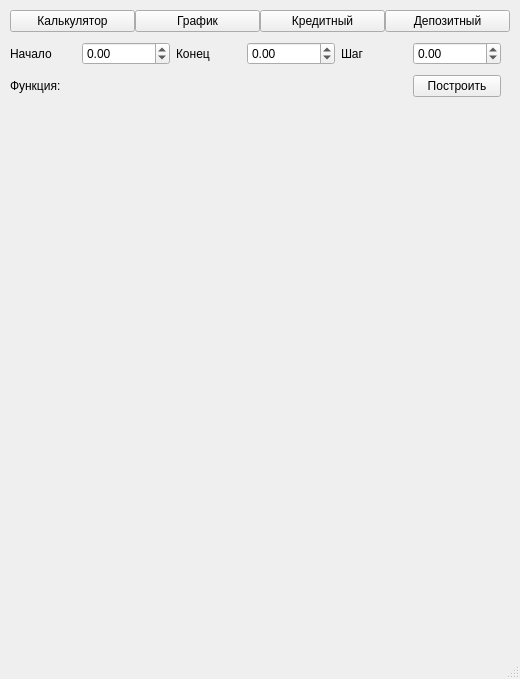
<?xml version="1.0" encoding="UTF-8"?>
<ui version="4.0">
 <class>MainWindow</class>
 <widget class="QMainWindow" name="MainWindow">
  <property name="geometry">
   <rect>
    <x>0</x>
    <y>0</y>
    <width>520</width>
    <height>679</height>
   </rect>
  </property>
  <property name="sizePolicy">
   <sizepolicy hsizetype="Preferred" vsizetype="Preferred">
    <horstretch>0</horstretch>
    <verstretch>0</verstretch>
   </sizepolicy>
  </property>
  <property name="windowTitle">
   <string>MainWindow</string>
  </property>
  <widget class="QWidget" name="centralwidget">
   <property name="sizePolicy">
    <sizepolicy hsizetype="Expanding" vsizetype="Expanding">
     <horstretch>0</horstretch>
     <verstretch>0</verstretch>
    </sizepolicy>
   </property>
   <property name="tabletTracking">
    <bool>false</bool>
   </property>
   <layout class="QVBoxLayout" name="verticalLayout" stretch="0,0">
    <property name="spacing">
     <number>0</number>
    </property>
    <property name="leftMargin">
     <number>10</number>
    </property>
    <property name="topMargin">
     <number>10</number>
    </property>
    <property name="rightMargin">
     <number>10</number>
    </property>
    <property name="bottomMargin">
     <number>0</number>
    </property>
    <item>
     <layout class="QHBoxLayout" name="navigation">
      <item>
       <widget class="QPushButton" name="goto_calc">
        <property name="text">
         <string>Калькулятор</string>
        </property>
       </widget>
      </item>
      <item>
       <widget class="QPushButton" name="goto_graph">
        <property name="text">
         <string>График</string>
        </property>
       </widget>
      </item>
      <item>
       <widget class="QPushButton" name="goto_credit">
        <property name="text">
         <string>Кредитный</string>
        </property>
       </widget>
      </item>
      <item>
       <widget class="QPushButton" name="goto_deposit">
        <property name="text">
         <string>Депозитный</string>
        </property>
       </widget>
      </item>
     </layout>
    </item>
    <item>
     <widget class="QStackedWidget" name="pages">
      <property name="minimumSize">
       <size>
        <width>400</width>
        <height>600</height>
       </size>
      </property>
      <property name="currentIndex">
       <number>1</number>
      </property>
      <widget class="QWidget" name="page_1">
       <property name="sizePolicy">
        <sizepolicy hsizetype="Expanding" vsizetype="Expanding">
         <horstretch>0</horstretch>
         <verstretch>0</verstretch>
        </sizepolicy>
       </property>
       <property name="layoutDirection">
        <enum>Qt::LeftToRight</enum>
       </property>
       <widget class="QWidget" name="main_page1" native="true">
        <property name="geometry">
         <rect>
          <x>-5</x>
          <y>20</y>
          <width>511</width>
          <height>581</height>
         </rect>
        </property>
        <property name="sizePolicy">
         <sizepolicy hsizetype="Expanding" vsizetype="Expanding">
          <horstretch>0</horstretch>
          <verstretch>0</verstretch>
         </sizepolicy>
        </property>
        <layout class="QVBoxLayout" name="verticalLayout_4" stretch="1,1,6">
         <item>
          <layout class="QGridLayout" name="input_grid">
           <property name="sizeConstraint">
            <enum>QLayout::SetDefaultConstraint</enum>
           </property>
           <item row="0" column="0">
            <widget class="QLabel" name="input">
             <property name="font">
              <font>
               <pointsize>16</pointsize>
              </font>
             </property>
             <property name="text">
              <string/>
             </property>
             <property name="alignment">
              <set>Qt::AlignRight|Qt::AlignTrailing|Qt::AlignVCenter</set>
             </property>
            </widget>
           </item>
          </layout>
         </item>
         <item>
          <layout class="QGridLayout" name="function_grid">
           <item row="0" column="0">
            <widget class="QToolButton" name="trigonometry">
             <property name="sizePolicy">
              <sizepolicy hsizetype="Preferred" vsizetype="Preferred">
               <horstretch>0</horstretch>
               <verstretch>0</verstretch>
              </sizepolicy>
             </property>
             <property name="font">
              <font>
               <pointsize>16</pointsize>
              </font>
             </property>
             <property name="text">
              <string>Тригонометрия</string>
             </property>
            </widget>
           </item>
           <item row="0" column="1">
            <widget class="QWidget" name="widget" native="true">
             <layout class="QHBoxLayout" name="horizontalLayout">
              <item>
               <widget class="QLabel" name="label">
                <property name="font">
                 <font>
                  <pointsize>16</pointsize>
                 </font>
                </property>
                <property name="text">
                 <string>x =</string>
                </property>
               </widget>
              </item>
              <item>
               <widget class="QDoubleSpinBox" name="x_value"/>
              </item>
             </layout>
            </widget>
           </item>
          </layout>
         </item>
         <item>
          <layout class="QGridLayout" name="controls" rowstretch="0,0,0,0,0,0,0,0" columnstretch="0,0,0,0,0">
           <property name="verticalSpacing">
            <number>6</number>
           </property>
           <item row="2" column="4">
            <widget class="QPushButton" name="divide">
             <property name="sizePolicy">
              <sizepolicy hsizetype="Expanding" vsizetype="Expanding">
               <horstretch>0</horstretch>
               <verstretch>0</verstretch>
              </sizepolicy>
             </property>
             <property name="font">
              <font>
               <pointsize>16</pointsize>
              </font>
             </property>
             <property name="text">
              <string>/</string>
             </property>
             <property name="flat">
              <bool>false</bool>
             </property>
            </widget>
           </item>
           <item row="3" column="3">
            <widget class="QPushButton" name="number9">
             <property name="sizePolicy">
              <sizepolicy hsizetype="Expanding" vsizetype="Expanding">
               <horstretch>0</horstretch>
               <verstretch>0</verstretch>
              </sizepolicy>
             </property>
             <property name="font">
              <font>
               <pointsize>16</pointsize>
              </font>
             </property>
             <property name="text">
              <string>9</string>
             </property>
             <property name="flat">
              <bool>false</bool>
             </property>
            </widget>
           </item>
           <item row="7" column="4">
            <widget class="QPushButton" name="finish">
             <property name="sizePolicy">
              <sizepolicy hsizetype="Expanding" vsizetype="Expanding">
               <horstretch>0</horstretch>
               <verstretch>0</verstretch>
              </sizepolicy>
             </property>
             <property name="font">
              <font>
               <pointsize>16</pointsize>
              </font>
             </property>
             <property name="text">
              <string>=</string>
             </property>
             <property name="flat">
              <bool>false</bool>
             </property>
            </widget>
           </item>
           <item row="4" column="3">
            <widget class="QPushButton" name="number6">
             <property name="sizePolicy">
              <sizepolicy hsizetype="Expanding" vsizetype="Expanding">
               <horstretch>0</horstretch>
               <verstretch>0</verstretch>
              </sizepolicy>
             </property>
             <property name="font">
              <font>
               <pointsize>16</pointsize>
              </font>
             </property>
             <property name="text">
              <string>6</string>
             </property>
             <property name="flat">
              <bool>false</bool>
             </property>
            </widget>
           </item>
           <item row="5" column="1">
            <widget class="QPushButton" name="number1">
             <property name="sizePolicy">
              <sizepolicy hsizetype="Expanding" vsizetype="Expanding">
               <horstretch>0</horstretch>
               <verstretch>0</verstretch>
              </sizepolicy>
             </property>
             <property name="font">
              <font>
               <pointsize>16</pointsize>
              </font>
             </property>
             <property name="text">
              <string>1</string>
             </property>
             <property name="flat">
              <bool>false</bool>
             </property>
            </widget>
           </item>
           <item row="5" column="0">
            <widget class="QPushButton" name="log">
             <property name="sizePolicy">
              <sizepolicy hsizetype="Expanding" vsizetype="Expanding">
               <horstretch>0</horstretch>
               <verstretch>0</verstretch>
              </sizepolicy>
             </property>
             <property name="font">
              <font>
               <pointsize>16</pointsize>
              </font>
             </property>
             <property name="text">
              <string>log</string>
             </property>
            </widget>
           </item>
           <item row="4" column="4">
            <widget class="QPushButton" name="minus">
             <property name="sizePolicy">
              <sizepolicy hsizetype="Expanding" vsizetype="Expanding">
               <horstretch>0</horstretch>
               <verstretch>0</verstretch>
              </sizepolicy>
             </property>
             <property name="font">
              <font>
               <pointsize>16</pointsize>
              </font>
             </property>
             <property name="text">
              <string>-</string>
             </property>
             <property name="flat">
              <bool>false</bool>
             </property>
            </widget>
           </item>
           <item row="7" column="0">
            <widget class="QPushButton" name="ln">
             <property name="sizePolicy">
              <sizepolicy hsizetype="Expanding" vsizetype="Expanding">
               <horstretch>0</horstretch>
               <verstretch>0</verstretch>
              </sizepolicy>
             </property>
             <property name="font">
              <font>
               <pointsize>16</pointsize>
              </font>
             </property>
             <property name="text">
              <string>ln</string>
             </property>
            </widget>
           </item>
           <item row="2" column="3">
            <widget class="QPushButton" name="backspace">
             <property name="sizePolicy">
              <sizepolicy hsizetype="Expanding" vsizetype="Expanding">
               <horstretch>0</horstretch>
               <verstretch>0</verstretch>
              </sizepolicy>
             </property>
             <property name="font">
              <font>
               <pointsize>16</pointsize>
              </font>
             </property>
             <property name="text">
              <string>&lt;-</string>
             </property>
            </widget>
           </item>
           <item row="5" column="3">
            <widget class="QPushButton" name="number3">
             <property name="sizePolicy">
              <sizepolicy hsizetype="Expanding" vsizetype="Expanding">
               <horstretch>0</horstretch>
               <verstretch>0</verstretch>
              </sizepolicy>
             </property>
             <property name="font">
              <font>
               <pointsize>16</pointsize>
              </font>
             </property>
             <property name="text">
              <string>3</string>
             </property>
             <property name="flat">
              <bool>false</bool>
             </property>
            </widget>
           </item>
           <item row="7" column="2">
            <widget class="QPushButton" name="number0">
             <property name="sizePolicy">
              <sizepolicy hsizetype="Expanding" vsizetype="Expanding">
               <horstretch>0</horstretch>
               <verstretch>0</verstretch>
              </sizepolicy>
             </property>
             <property name="font">
              <font>
               <pointsize>16</pointsize>
              </font>
             </property>
             <property name="text">
              <string>0</string>
             </property>
             <property name="flat">
              <bool>false</bool>
             </property>
            </widget>
           </item>
           <item row="3" column="2">
            <widget class="QPushButton" name="number8">
             <property name="sizePolicy">
              <sizepolicy hsizetype="Expanding" vsizetype="Expanding">
               <horstretch>0</horstretch>
               <verstretch>0</verstretch>
              </sizepolicy>
             </property>
             <property name="font">
              <font>
               <pointsize>16</pointsize>
              </font>
             </property>
             <property name="text">
              <string>8</string>
             </property>
             <property name="flat">
              <bool>false</bool>
             </property>
            </widget>
           </item>
           <item row="2" column="1">
            <widget class="QPushButton" name="closeParenthesis">
             <property name="sizePolicy">
              <sizepolicy hsizetype="Expanding" vsizetype="Expanding">
               <horstretch>0</horstretch>
               <verstretch>0</verstretch>
              </sizepolicy>
             </property>
             <property name="font">
              <font>
               <pointsize>16</pointsize>
              </font>
             </property>
             <property name="text">
              <string>)</string>
             </property>
             <property name="flat">
              <bool>false</bool>
             </property>
            </widget>
           </item>
           <item row="7" column="3">
            <widget class="QPushButton" name="point">
             <property name="sizePolicy">
              <sizepolicy hsizetype="Expanding" vsizetype="Expanding">
               <horstretch>0</horstretch>
               <verstretch>0</verstretch>
              </sizepolicy>
             </property>
             <property name="font">
              <font>
               <pointsize>16</pointsize>
              </font>
             </property>
             <property name="text">
              <string>.</string>
             </property>
             <property name="flat">
              <bool>false</bool>
             </property>
            </widget>
           </item>
           <item row="4" column="2">
            <widget class="QPushButton" name="number5">
             <property name="sizePolicy">
              <sizepolicy hsizetype="Expanding" vsizetype="Expanding">
               <horstretch>0</horstretch>
               <verstretch>0</verstretch>
              </sizepolicy>
             </property>
             <property name="font">
              <font>
               <pointsize>16</pointsize>
              </font>
             </property>
             <property name="text">
              <string>5</string>
             </property>
             <property name="flat">
              <bool>false</bool>
             </property>
            </widget>
           </item>
           <item row="3" column="4">
            <widget class="QPushButton" name="multiply">
             <property name="sizePolicy">
              <sizepolicy hsizetype="Expanding" vsizetype="Expanding">
               <horstretch>0</horstretch>
               <verstretch>0</verstretch>
              </sizepolicy>
             </property>
             <property name="font">
              <font>
               <pointsize>16</pointsize>
              </font>
             </property>
             <property name="text">
              <string>*</string>
             </property>
             <property name="flat">
              <bool>false</bool>
             </property>
            </widget>
           </item>
           <item row="5" column="2">
            <widget class="QPushButton" name="number2">
             <property name="sizePolicy">
              <sizepolicy hsizetype="Expanding" vsizetype="Expanding">
               <horstretch>0</horstretch>
               <verstretch>0</verstretch>
              </sizepolicy>
             </property>
             <property name="font">
              <font>
               <pointsize>16</pointsize>
              </font>
             </property>
             <property name="text">
              <string>2</string>
             </property>
             <property name="flat">
              <bool>false</bool>
             </property>
            </widget>
           </item>
           <item row="2" column="2">
            <widget class="QPushButton" name="clear">
             <property name="sizePolicy">
              <sizepolicy hsizetype="Expanding" vsizetype="Expanding">
               <horstretch>0</horstretch>
               <verstretch>0</verstretch>
              </sizepolicy>
             </property>
             <property name="font">
              <font>
               <pointsize>16</pointsize>
              </font>
             </property>
             <property name="text">
              <string>CE</string>
             </property>
            </widget>
           </item>
           <item row="4" column="1">
            <widget class="QPushButton" name="number4">
             <property name="sizePolicy">
              <sizepolicy hsizetype="Expanding" vsizetype="Expanding">
               <horstretch>0</horstretch>
               <verstretch>0</verstretch>
              </sizepolicy>
             </property>
             <property name="font">
              <font>
               <pointsize>16</pointsize>
              </font>
             </property>
             <property name="text">
              <string>4</string>
             </property>
             <property name="flat">
              <bool>false</bool>
             </property>
            </widget>
           </item>
           <item row="7" column="1">
            <widget class="QPushButton" name="negate">
             <property name="sizePolicy">
              <sizepolicy hsizetype="Expanding" vsizetype="Expanding">
               <horstretch>0</horstretch>
               <verstretch>0</verstretch>
              </sizepolicy>
             </property>
             <property name="font">
              <font>
               <pointsize>16</pointsize>
              </font>
             </property>
             <property name="text">
              <string>+/-</string>
             </property>
            </widget>
           </item>
           <item row="2" column="0">
            <widget class="QPushButton" name="openParenthesis">
             <property name="sizePolicy">
              <sizepolicy hsizetype="Expanding" vsizetype="Expanding">
               <horstretch>0</horstretch>
               <verstretch>0</verstretch>
              </sizepolicy>
             </property>
             <property name="font">
              <font>
               <pointsize>16</pointsize>
              </font>
             </property>
             <property name="text">
              <string>(</string>
             </property>
             <property name="flat">
              <bool>false</bool>
             </property>
            </widget>
           </item>
           <item row="3" column="0">
            <widget class="QPushButton" name="pushButton_2">
             <property name="sizePolicy">
              <sizepolicy hsizetype="Expanding" vsizetype="Expanding">
               <horstretch>0</horstretch>
               <verstretch>0</verstretch>
              </sizepolicy>
             </property>
             <property name="font">
              <font>
               <pointsize>16</pointsize>
              </font>
             </property>
             <property name="text">
              <string>mod</string>
             </property>
            </widget>
           </item>
           <item row="5" column="4">
            <widget class="QPushButton" name="pushButton_11">
             <property name="sizePolicy">
              <sizepolicy hsizetype="Expanding" vsizetype="Expanding">
               <horstretch>0</horstretch>
               <verstretch>0</verstretch>
              </sizepolicy>
             </property>
             <property name="font">
              <font>
               <pointsize>16</pointsize>
              </font>
             </property>
             <property name="text">
              <string>+</string>
             </property>
            </widget>
           </item>
           <item row="4" column="0">
            <widget class="QPushButton" name="sqrt">
             <property name="sizePolicy">
              <sizepolicy hsizetype="Expanding" vsizetype="Expanding">
               <horstretch>0</horstretch>
               <verstretch>0</verstretch>
              </sizepolicy>
             </property>
             <property name="font">
              <font>
               <pointsize>16</pointsize>
              </font>
             </property>
             <property name="text">
              <string>sqrt</string>
             </property>
             <property name="flat">
              <bool>false</bool>
             </property>
            </widget>
           </item>
           <item row="3" column="1">
            <widget class="QPushButton" name="number7">
             <property name="sizePolicy">
              <sizepolicy hsizetype="Expanding" vsizetype="Expanding">
               <horstretch>0</horstretch>
               <verstretch>0</verstretch>
              </sizepolicy>
             </property>
             <property name="font">
              <font>
               <pointsize>16</pointsize>
              </font>
             </property>
             <property name="text">
              <string>7</string>
             </property>
             <property name="flat">
              <bool>false</bool>
             </property>
            </widget>
           </item>
          </layout>
         </item>
        </layout>
       </widget>
      </widget>
      <widget class="QWidget" name="page_2">
       <widget class="QWidget" name="gridLayoutWidget">
        <property name="geometry">
         <rect>
          <x>0</x>
          <y>10</y>
          <width>491</width>
          <height>581</height>
         </rect>
        </property>
        <layout class="QGridLayout" name="gridLayout" rowstretch="1,0,0,0,0">
         <property name="verticalSpacing">
          <number>10</number>
         </property>
         <item row="0" column="0">
          <widget class="QLabel" name="label_2">
           <property name="text">
            <string>Начало</string>
           </property>
          </widget>
         </item>
         <item row="0" column="5">
          <widget class="QDoubleSpinBox" name="step_x">
           <property name="minimum">
            <double>-1000000.000000000000000</double>
           </property>
           <property name="maximum">
            <double>1000000.000000000000000</double>
           </property>
          </widget>
         </item>
         <item row="0" column="3">
          <widget class="QDoubleSpinBox" name="end_x">
           <property name="minimum">
            <double>-1000000.000000000000000</double>
           </property>
           <property name="maximum">
            <double>1000000.000000000000000</double>
           </property>
          </widget>
         </item>
         <item row="0" column="4">
          <widget class="QLabel" name="label_4">
           <property name="text">
            <string>Шаг</string>
           </property>
          </widget>
         </item>
         <item row="0" column="1">
          <widget class="QDoubleSpinBox" name="start_x">
           <property name="minimum">
            <double>-1000000.000000000000000</double>
           </property>
           <property name="maximum">
            <double>1000000.000000000000000</double>
           </property>
          </widget>
         </item>
         <item row="0" column="2">
          <widget class="QLabel" name="label_3">
           <property name="text">
            <string>Конец</string>
           </property>
          </widget>
         </item>
         <item row="1" column="0">
          <widget class="QLabel" name="label_9">
           <property name="text">
            <string>Функция:</string>
           </property>
          </widget>
         </item>
         <item row="1" column="5">
          <widget class="QPushButton" name="plot">
           <property name="text">
            <string>Построить</string>
           </property>
          </widget>
         </item>
         <item row="1" column="1" colspan="4">
          <widget class="QLabel" name="lblFunction">
           <property name="text">
            <string/>
           </property>
          </widget>
         </item>
         <item row="2" column="0" rowspan="3" colspan="6">
          <widget class="QCustomPlot" name="graph" native="true"/>
         </item>
        </layout>
       </widget>
      </widget>
      <widget class="QWidget" name="page_4">
       <widget class="QWidget" name="gridLayoutWidget_2">
        <property name="geometry">
         <rect>
          <x>-1</x>
          <y>-1</y>
          <width>501</width>
          <height>591</height>
         </rect>
        </property>
        <layout class="QGridLayout" name="gridLayout_2"/>
       </widget>
      </widget>
      <widget class="QWidget" name="page_3">
       <widget class="QWidget" name="gridLayoutWidget_3">
        <property name="geometry">
         <rect>
          <x>0</x>
          <y>0</y>
          <width>491</width>
          <height>591</height>
         </rect>
        </property>
        <layout class="QGridLayout" name="gridLayout_3" rowstretch="0,0,0,0,0,0,0,0,0" columnstretch="0,0">
         <item row="4" column="1">
          <widget class="QPushButton" name="payment_type">
           <property name="text">
            <string>Аннуитетный</string>
           </property>
          </widget>
         </item>
         <item row="3" column="0">
          <widget class="QLabel" name="label_7">
           <property name="text">
            <string>Процентная ставка</string>
           </property>
          </widget>
         </item>
         <item row="5" column="1">
          <widget class="QPushButton" name="calculatePayments">
           <property name="text">
            <string>Рассчитать</string>
           </property>
          </widget>
         </item>
         <item row="1" column="1">
          <widget class="QDoubleSpinBox" name="credit_period">
           <property name="maximum">
            <double>50.000000000000000</double>
           </property>
          </widget>
         </item>
         <item row="3" column="1">
          <widget class="QDoubleSpinBox" name="credit_percent">
           <property name="maximum">
            <double>40.000000000000000</double>
           </property>
          </widget>
         </item>
         <item row="7" column="0">
          <widget class="QLabel" name="label_11">
           <property name="text">
            <string>Переплата по кредиту</string>
           </property>
          </widget>
         </item>
         <item row="4" column="0">
          <widget class="QLabel" name="label_14">
           <property name="text">
            <string>Тип платежей</string>
           </property>
          </widget>
         </item>
         <item row="1" column="0">
          <widget class="QLabel" name="label_6">
           <property name="text">
            <string>Срок</string>
           </property>
          </widget>
         </item>
         <item row="0" column="1">
          <widget class="QDoubleSpinBox" name="credit_value">
           <property name="maximum">
            <double>10000000000000.000000000000000</double>
           </property>
          </widget>
         </item>
         <item row="6" column="0">
          <widget class="QLabel" name="label_8">
           <property name="text">
            <string>Ежемесячный платеж</string>
           </property>
          </widget>
         </item>
         <item row="0" column="0">
          <widget class="QLabel" name="label_5">
           <property name="text">
            <string>Сумма кредита</string>
           </property>
          </widget>
         </item>
         <item row="8" column="1">
          <widget class="QLabel" name="total_payout">
           <property name="text">
            <string/>
           </property>
          </widget>
         </item>
         <item row="8" column="0">
          <widget class="QLabel" name="label_10">
           <property name="text">
            <string>Общая выплата</string>
           </property>
          </widget>
         </item>
         <item row="6" column="1">
          <widget class="QLabel" name="montly_payment">
           <property name="text">
            <string/>
           </property>
          </widget>
         </item>
         <item row="7" column="1">
          <widget class="QLabel" name="overpayment">
           <property name="text">
            <string/>
           </property>
          </widget>
         </item>
        </layout>
       </widget>
      </widget>
     </widget>
    </item>
   </layout>
  </widget>
  <widget class="QMenuBar" name="menubar">
   <property name="geometry">
    <rect>
     <x>0</x>
     <y>0</y>
     <width>520</width>
     <height>22</height>
    </rect>
   </property>
  </widget>
  <widget class="QStatusBar" name="statusbar"/>
 </widget>
 <customwidgets>
  <customwidget>
   <class>QCustomPlot</class>
   <extends>QWidget</extends>
   <header>qcustomplot.h</header>
   <container>1</container>
  </customwidget>
 </customwidgets>
 <resources/>
 <connections/>
</ui>
